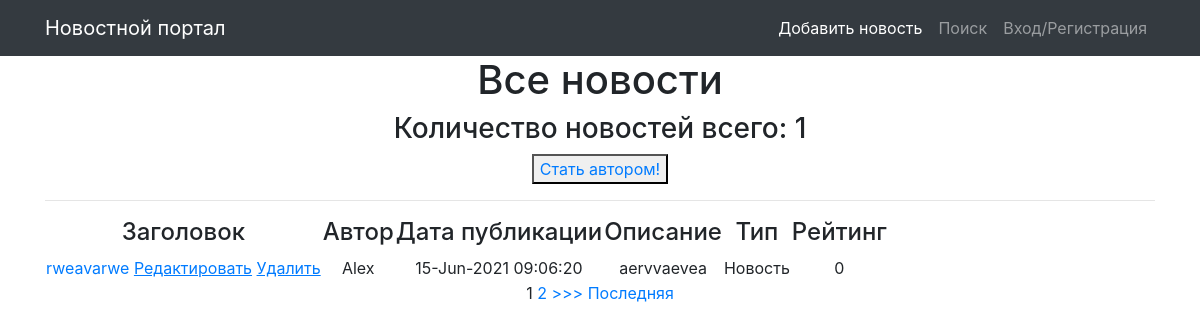
Page /news/ on the committed database.
### newnews/models.py (models this page shows, shortened)
class Post(models.Model):
    news = 'Новость'
    article = 'Статья'
    Posts = [
        (news, 'Новость'),
        (article, 'Статья')
    ]
    Post_type = models.CharField(max_length=20, choices= Posts, default=news)
    Post_time = models.DateTimeField(auto_now_add=True)
    Post_title = models.CharField(max_length=255)
    Post_text = models.TextField()
    Post_rating = models.IntegerField(default=0)
    author = models.ForeignKey(Author, on_delete=models.CASCADE)
    Post_category = models.ManyToManyField(Category, through='PostCategory')
    class Meta:
        verbose_name = 'Новость'
        verbose_name_plural = 'Новости'
        ordering = ['-Post_time']

class Author(models.Model):
    author = models.OneToOneField(User, on_delete= models.CASCADE, verbose_name = 'Автор')
    author_rating = models.IntegerField(default=0, verbose_name = 'Рейтинг автора')
    def __str__(self):
        return f'{self.author}'
    class Meta:
        verbose_name = 'Автор'
        verbose_name_plural = 'Авторы'

### newnews/views.py (the view)
# urls.py: path('', NewsList.as_view()),
class NewsList(ListView):
    model = Post
    template_name = 'news.html'
    context_object_name = 'news'
    ordering = ['-Post_time']
    paginate_by = 1
    def get_context_data(self, **kwargs):
        context = super().get_context_data(**kwargs)
        context['filter'] = NewsFilter(self.request.GET, queryset=self.get_queryset())
        context['time_now'] = datetime.utcnow()  # добавим переменную текущей даты time_now
        context['categories'] = PostCategory.objects.all()
        context['form'] = NewsForm()
        context['is_authors'] = self.request.user.groups.filter(name='authors').exists()
        return context

### newnews/templates/newnews/news.html (shortened to what this page needs)
{% extends 'newnews/default.html' %}
{% load custom_filters %}
{% block content %}
    <h1>Все новости</h1>
    <h3>Количество новостей всего: {{ news|length }}</h3>
<button> <a href="/sign/upgrade/"> Cтать автором!</a> </button>
    <hr>
    {% if news %}
        <table>
            <tr>
                <td>
                    <h4>Заголовок</h4>
                </td>
                <td>
                    <h4>Автор</h4>
                </td>
                <td>
                    <h4>Дата публикации</h4>
                </td>
                <td>
                    <h4>Описание</h4>
                </td>
                <td>
                    <h4>Тип</h4>
                </td>
                <td>
                    <h4>Рейтинг</h4>
                </td>
            </tr>
        {% for news_detail in news %}
            <tr>
                <td>
                    <a href="{% url 'news_detail' news_detail.id %}">{{ news_detail.Post_title }}</a>
                    <a href="{% url 'news_create' news_detail.id %}"><u>Редактировать</u></a>
                    <a href="{% url 'news_delete' news_detail.id %}"><u> Удалить </u></a>
                </td>
                 <td>
                    {{ news_detail.author }}
                </td>
                <td>
                    {{ news_detail.Post_time|date:'d-M-Y h:m:s'}}
                </td>
                <td>
                    {{ news_detail.Post_text|truncatechars:50 }}
                </td>
                <td>
                    {{ news_detail.Post_type }}
                </td>
                <td>
                    {{ news_detail.Post_rating }}
                </td>
            </tr>
        {% endfor %}
        </table>
{% else %}
    <h2>Новостей нет!</h2>
    {% endif %}
{% if is_paginated %}
    {% for num in page_obj.paginator.page_range %}
        {% if page_obj.number == num %}
            <a>{{ num }}</a>
        {% elif num > page_obj.number|add:'-2' and num < page_obj.number|add:'2' %}
            <a href="?page={{ num }}">{{ num }}</a>
        {% endif %}
    {% endfor %}
    {% if page_obj.has_next %}
        <a href="?page={{ page_obj.next_page_number }}">>>></a>
        <a href="?page={{ page_obj.paginator.num_pages }}">Последняя</a>
    {% endif %}
{% endif %}
{% endblock content %}

### rows in the picture
Post: Post_title "rweavarwe", author "Alex", Post_time "15-Jun-2021 09:06:20", Post_text "aervvaevea", Post_type "Новость", Post_rating "0"

### other values in the picture
{{ news|length }} "1"
{{ num }} "1"
{{ num }} "2"
